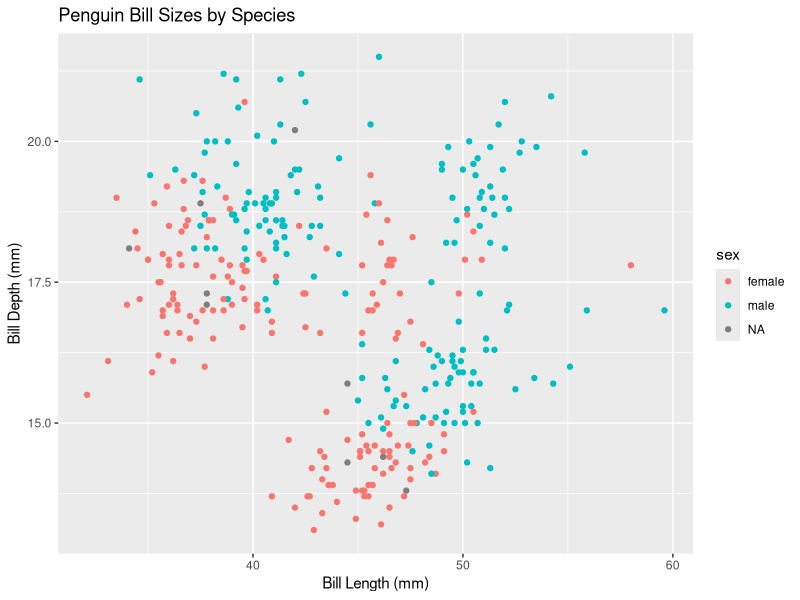
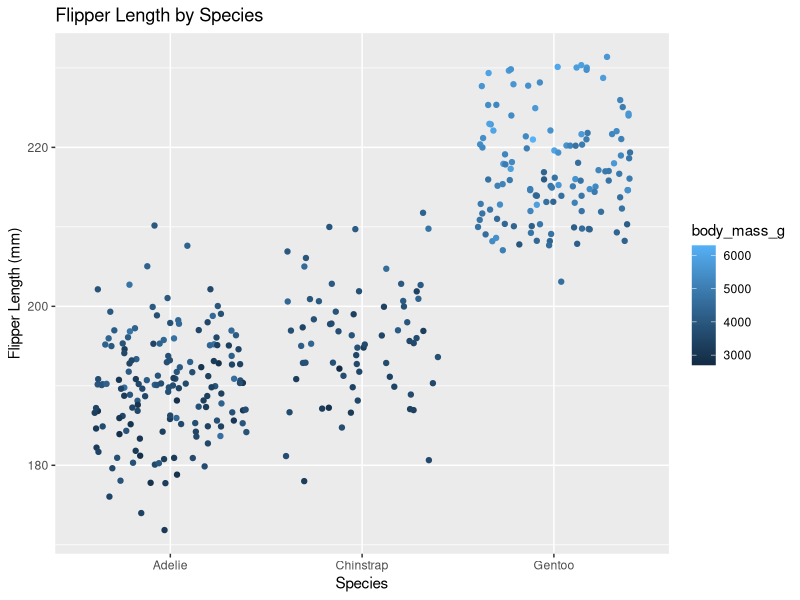

Write the R code that produced these figures, in order.
## ---- chunk 1
library(tidyverse)
library(palmerpenguins)
## ---- chunk 2
# Create a derivative expression ----
der1 <- D(expr = expression(x^2), name = "x")
der1

x <- 3
eval(der1)

der2 <- D(expr = expression(2 * (3 * a + 2)^4 - 5), name = "a")
der2

a <- 1.2
eval(der2)

## ---- chunk 3
penguins

ggplot(data = penguins, aes(x = bill_length_mm, y = bill_depth_mm, color = sex)) +
  geom_point() +
  labs(title = "Penguin Bill Sizes by Species",
       x = "Bill Length (mm)",
       y = "Bill Depth (mm)")
## ---- chunk 4
ggplot(data = penguins, aes(x = species, y = flipper_length_mm, color = body_mass_g)) +
  geom_jitter() +
  labs(title = "Flipper Length by Species",
       x = "Species",
       y = "Flipper Length (mm)")
